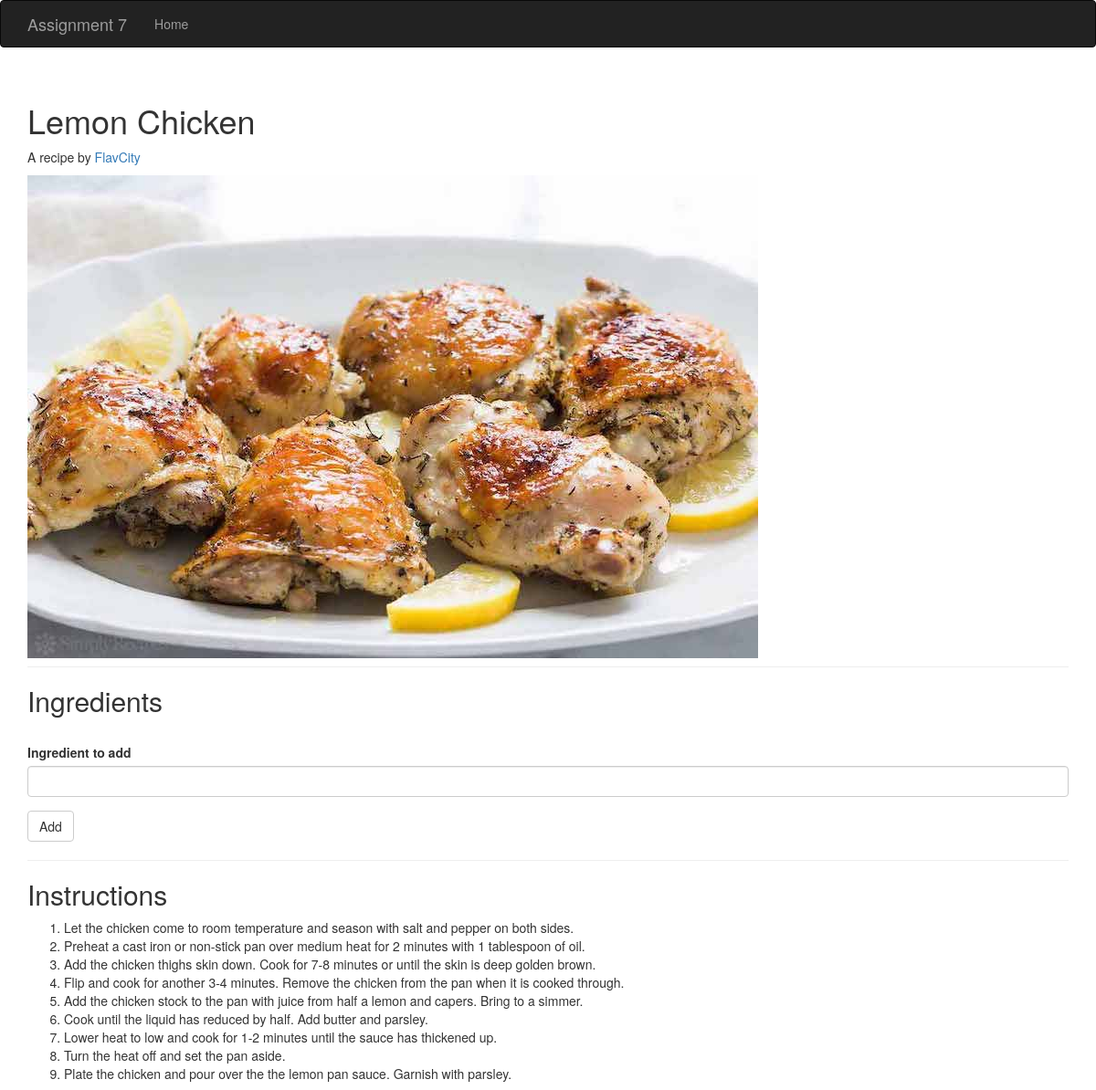
Before: / (upper part) with the older database file.
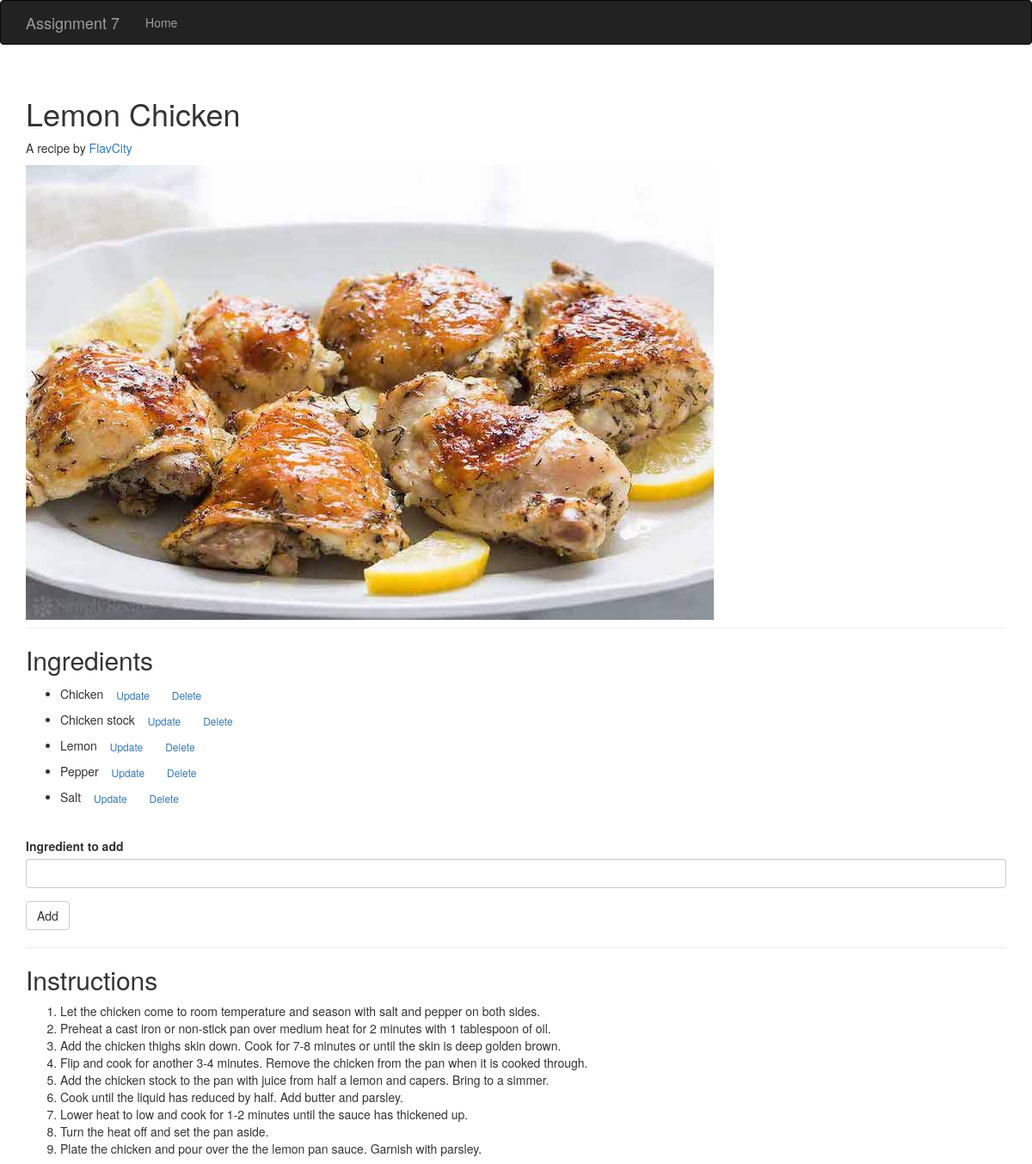
After: the same page with the newer database file.
### hello.py (models this page shows, shortened)
class Ingredients(db.Model):
    id = db.Column(db.Integer, primary_key=True)
    name = db.Column(db.String(255), nullable=False, unique=True)
    date_created = db.Column(db.DateTime, default=datetime.utcnow)

### hello.py (the view)
@app.route('/', methods=['GET', 'POST'])
def ingredients():
    ingre = None
    form = IngredientForm()
    if form.validate_on_submit():
        ingre = form.ingre.data
        new_ingre = Ingredients(name=ingre)
        form.ingre.data = ''
        try:
            db.session.add(new_ingre)
            db.session.commit()
            return redirect("/assignment10")
        except:
            return "There was an error adding new ingredient"
    else:
        ingredients = Ingredients.query.order_by(Ingredients.date_created)
        return render_template('index.html', form=form, ingredients=ingredients)

### hello.py
class IngredientForm(FlaskForm):
    ingre = StringField('Ingredient to add', validators=[DataRequired()])
    submit = SubmitField('Add')

### templates/index.html (shortened to what this page needs)
{% extends "base.html" %}
{% import "bootstrap/wtf.html" as wtf %}
{% block page_content %}
<div class="page-header">
  <h1>Lemon Chicken</h1>
  <p>A recipe by <a href="https://www.flavcity.com/easy-keto-lemon-chicken/">FlavCity</a></p>
  <img class="image" src="{{ url_for('static', filename = 'lemon-chicken.jpg') }}" alt="Food photo">
</div>
<h2>Ingredients</h2>
<ul id="ingreList">
  {% for ingre in ingredients %}
  <li>
    {{ ingre.name }}
    <a href="assignment10/update/{{ingre.id}}" class="btn btn-outline-secondary btn-sm">Update</a>
    <a href="assignment10/delete/{{ingre.id}}" class="btn btn-outline-danger btn-sm">Delete</a>
  </li>
  {% endfor %}
</ul>
<br>
{{ wtf.quick_form(form) }}
<hr>
<h2>Instructions</h2>
<ol id="stepsList">
  <li>Let the chicken come to room temperature and season with salt and pepper on both sides.</li>
  <li>Preheat a cast iron or non-stick pan over medium heat for 2 minutes with 1 tablespoon of oil.</li>
  <li>Add the chicken thighs skin down. Cook for 7-8 minutes or until the skin is deep golden brown.</li>
  <li>Flip and cook for another 3-4 minutes. Remove the chicken from the pan when it is cooked through.</li>
  <li>Add the chicken stock to the pan with juice from half a lemon and capers. Bring to a simmer.</li>
  <li>Cook until the liquid has reduced by half. Add butter and parsley.</li>
  <li>Lower heat to low and cook for 1-2 minutes until the sauce has thickened up.</li>
  <li>Turn the heat off and set the pan aside.</li>
  <li>Plate the chicken and pour over the the lemon pan sauce. Garnish with parsley.</li>
</ol>
{% endblock %}

### templates/base.html (shortened to what this page needs)
{% extends "bootstrap/base.html" %}
{% block head %}
{{ super() }}
{% endblock %}
{% block navbar %}
<div class="navbar navbar-inverse" role="navigation">
    <div class="container">
        <div class="navbar-header">
            <a class="navbar-brand" href="/">Assignment 7</a>
        </div>
        <div class="navbar-collapse collapse">
            <ul class="nav navbar-nav">
                <li><a href="/">Home</a></li>
            </ul>
        </div>
    </div>
</div>
{% endblock %}
{% block content %}
<div class="container">
    {% block page_content %}{% endblock %}
</div>
{% endblock %}

Changed rows visible on the page:
added Ingredients: name "Chicken"
added Ingredients: name "Chicken stock"
added Ingredients: name "Lemon"
added Ingredients: name "Pepper"
added Ingredients: name "Salt"
